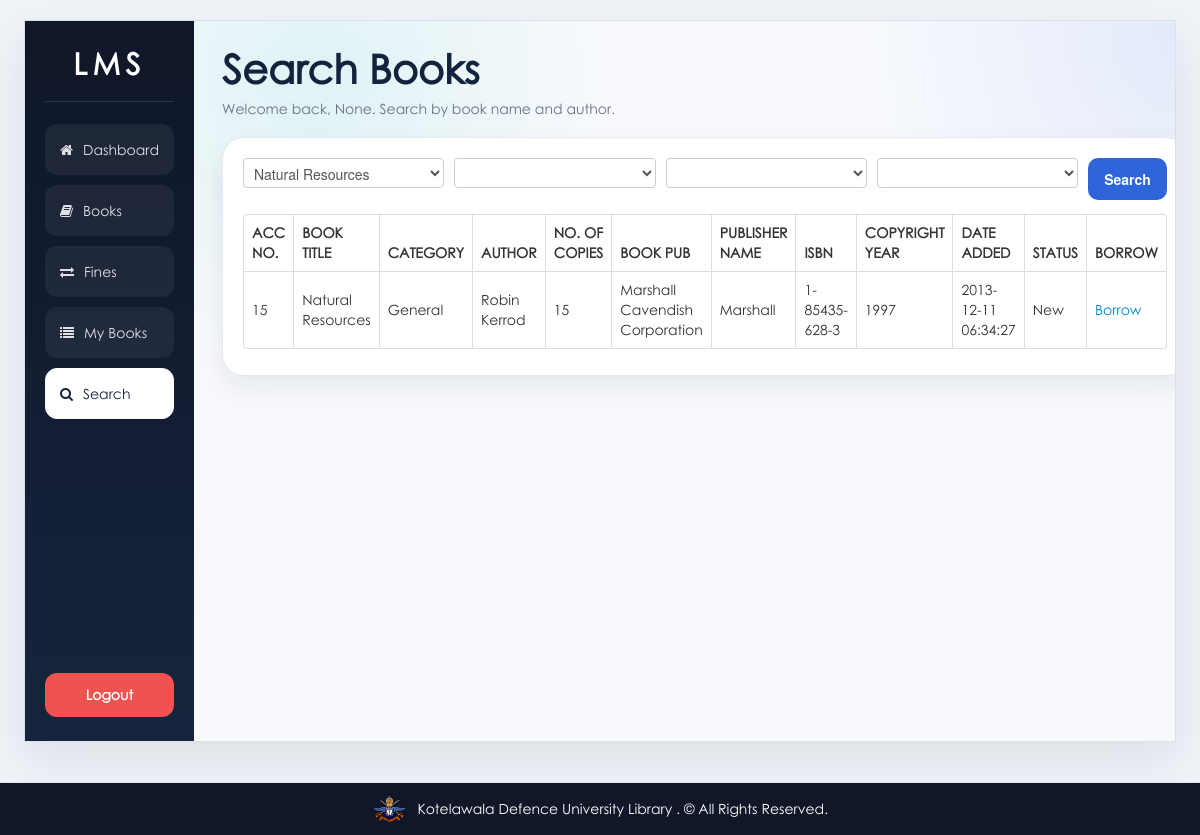
/student/advance_search.php?title=Natural Resources (signed in), run on the app's committed database.
### tables this page shows
CREATE TABLE IF NOT EXISTS `book` (
  `book_id` int(11) NOT NULL AUTO_INCREMENT,
  `book_title` varchar(100) NOT NULL,
  `category_id` int(50) NOT NULL,
  `author` varchar(50) NOT NULL,
  `book_copies` int(11) NOT NULL,
  `book_pub` varchar(100) NOT NULL,
  `publisher_name` varchar(100) NOT NULL,
  `isbn` varchar(50) NOT NULL,
  `copyright_year` int(11) NOT NULL,
  `date_receive` varchar(20) NOT NULL,
  `date_added` datetime NOT NULL,
  `status` varchar(30) NOT NULL,
  PRIMARY KEY (`book_id`)
);

CREATE TABLE IF NOT EXISTS `category` (
  `category_id` int(11) NOT NULL AUTO_INCREMENT,
  `classname` varchar(50) DEFAULT NULL,
  PRIMARY KEY (`category_id`),
  UNIQUE KEY `category_id` (`category_id`),
  KEY `classid` (`category_id`)
);

### student/advance_search.php (the view, shortened to what this page needs)
<?php include('header.php'); ?>
<?php include('session.php'); ?>
<?php include('dbcon.php'); ?>
<?php
$title = isset($_REQUEST['title']) ? trim($_REQUEST['title']) : '';
$author = isset($_REQUEST['author']) ? trim($_REQUEST['author']) : '';
$category = isset($_REQUEST['category']) ? trim($_REQUEST['category']) : '';
$status = isset($_REQUEST['status']) ? trim($_REQUEST['status']) : '';
$title_esc = mysqli_real_escape_string($con, $title);
$conditions = array("1=1");
if ($title !== '') {
	$conditions[] = "b.book_title LIKE '%$title_esc%'";
}
$search_where = implode(' AND ', $conditions);
$author_options = array();
$title_options = array();
$category_options = array();
$status_options = array();
$title_q = mysqli_query($con, "SELECT DISTINCT book_title FROM book WHERE book_title <> '' ORDER BY book_title ASC") or die(mysqli_error($con));
while ($r = mysqli_fetch_assoc($title_q)) {
	$title_options[] = $r['book_title'];
}
$author_q = mysqli_query($con, "SELECT DISTINCT author FROM book WHERE author <> '' ORDER BY author ASC") or die(mysqli_error($con));
while ($r = mysqli_fetch_assoc($author_q)) {
	$author_options[] = $r['author'];
}
$category_q = mysqli_query($con, "SELECT DISTINCT classname FROM category WHERE classname <> '' ORDER BY classname ASC") or die(mysqli_error($con));
while ($r = mysqli_fetch_assoc($category_q)) {
	$category_options[] = $r['classname'];
}
$status_q = mysqli_query($con, "SELECT DISTINCT status FROM book WHERE status <> '' ORDER BY status ASC") or die(mysqli_error($con));
while ($r = mysqli_fetch_assoc($status_q)) {
	$status_options[] = $r['status'];
}
$account_name = 'Account';
$account_query = mysqli_query($con, "SELECT username, firstname, lastname FROM students WHERE student_id='" . (int)$session_id . "' LIMIT 1") or die(mysqli_error($con));
$account_row = mysqli_fetch_assoc($account_query);
if ($account_row) {
	$account_name = trim($account_row['username']);
	if ($account_name === '') {
		$account_name = trim($account_row['firstname'] . ' ' . $account_row['lastname']);
	}
}
if (isset($_SESSION['username']) && trim($_SESSION['username']) !== '') {
	$account_name = trim($_SESSION['username']);
}
?>
<div class="container dashboard-shell">
	<div class="dashboard-panel">
		<div class="dashboard-sidebar">
			<div class="dashboard-brand">LMS</div>
			<ul class="dashboard-nav">
				<li><a href="dashboard.php"><i class="icon-home"></i> Dashboard</a></li>
				<li><a href="books.php"><i class="icon-book"></i> Books</a></li>
				<li><a href="fines.php"><i class="icon-exchange"></i> Fines</a></li>
				<li><a href="my_books.php"><i class="icon-list"></i> My Books</a></li>
				<li><a class="active" href="advance_search.php"><i class="icon-search"></i> Search</a></li>
			</ul>
			<div class="sidebar-footer">
				<a class="logout-btn" href="#logout" data-toggle="modal">Logout</a>
			</div>
		</div>
		<div class="dashboard-content">
			<div class="dashboard-hero">
				<h2>Search Books</h2>
				<p>Welcome back, <?php echo htmlspecialchars($account_name); ?>. Search by book name and author.</p>
			</div>
			<div class="search-card">
				<form method="get" action="advance_search.php" class="search-row">
					<select name="title" id="title" class="search-select" data-placeholder="Book Name">
						<?php foreach ($title_options as $option) { ?>
							<option value="<?php echo htmlspecialchars($option); ?>" <?php echo $title === $option ? 'selected' : ''; ?>><?php echo htmlspecialchars($option); ?></option>
						<?php } ?>
					</select>
					<select name="author" id="author" class="search-select" data-placeholder="Author Name">
						<option value=""></option>
						<?php foreach ($author_options as $option) { ?>
							<option value="<?php echo htmlspecialchars($option); ?>" <?php echo $author === $option ? 'selected' : ''; ?>><?php echo htmlspecialchars($option); ?></option>
						<?php } ?>
					</select>
					<select name="category" id="category" class="search-select" data-placeholder="Category">
						<option value=""></option>
						<?php foreach ($category_options as $option) { ?>
							<option value="<?php echo htmlspecialchars($option); ?>" <?php echo $category === $option ? 'selected' : ''; ?>><?php echo htmlspecialchars($option); ?></option>
						<?php } ?>
					</select>
					<select name="status" id="status" class="search-select" data-placeholder="Status">
						<option value=""></option>
						<?php foreach ($status_options as $option) { ?>
							<option value="<?php echo htmlspecialchars($option); ?>" <?php echo $status === $option ? 'selected' : ''; ?>><?php echo htmlspecialchars($option); ?></option>
						<?php } ?>
					</select>
					<button type="submit">Search</button>
				</form>
				<div class="table-wrap">
					<table cellpadding="0" cellspacing="0" border="0" class="table table-bordered" id="booksResultTable">
						<thead>
							<tr>
								<th>Acc No.</th>
								<th>Book Title</th>
								<th>Category</th>
								<th>Author</th>
								<th>No. of Copies</th>
								<th>Book Pub</th>
								<th>Publisher Name</th>
								<th>ISBN</th>
								<th>Copyright Year</th>
								<th>Date Added</th>
								<th>Status</th>
								<th>Borrow</th>
							</tr>
						</thead>
						<tbody>
							<?php
							$user_query = mysqli_query($con, "
								SELECT b.*, c.classname
								FROM book b
								LEFT JOIN category c ON b.category_id = c.category_id
								WHERE $search_where
								ORDER BY b.book_title ASC
							") or die(mysqli_error($con));
							while ($row = mysqli_fetch_array($user_query)) {
							?>
							<tr>
								<td><?php echo $row['book_id']; ?></td>
								<td><?php echo $row['book_title']; ?></td>
								<td><?php echo $row['classname']; ?></td>
								<td><?php echo $row['author']; ?></td>
								<td><?php echo (int) $row['book_copies']; ?></td>
								<td><?php echo $row['book_pub']; ?></td>
								<td><?php echo $row['publisher_name']; ?></td>
								<td><?php echo $row['isbn']; ?></td>
								<td><?php echo $row['copyright_year']; ?></td>
								<td><?php echo $row['date_added']; ?></td>
								<td><?php echo $row['status']; ?></td>
								<td>
									<?php if ((int)$row['book_copies'] > 0) { ?>
										<a href="borrow.php" class="btn-default">Borrow</a>
									<?php } else { ?>
										<span style="opacity:0.6;">Unavailable</span>
									<?php } ?>
								</td>
							</tr>
							<?php } ?>
						</tbody>
					</table>
				</div>
			</div>
		</div>
	</div>
</div>
<link rel="stylesheet" href="https://cdnjs.cloudflare.com/ajax/libs/select2/3.5.4/select2.min.css">
<?php include('footer.php') ?>

### css/docs.css (style rules this page uses)
body { font-family:'TR Century Gothic',Helvetica,Arial,sans-serif !important; }
th { text-transform:uppercase; }
body { background: url(../img/grid_noise.png); position: relative; }

### css/print.css (style rules this page uses)
th { text-align:left; }
td { text-align:left; border-top:1px solid; padding:2px; }
body { font-family:arial; font-size:13px; }

### student/advance_search.php (style rules this page uses)
body { background: #eff3f8; }
.dashboard-shell { width: 96%; max-width: 1600px; margin-top: 20px; }
.dashboard-panel { display: flex; min-height: 720px; background: #f7f9fd; border: 1px solid #d8e0ea; box-shadow: 0 18px 40px rgba(22, 31, 60, 0.08); overflow: hidden; }
.dashboard-sidebar { width: 300px; background: linear-gradient(180deg, #0f1728 0%, #16243d 100%); color: #fff; padding: 28px 20px 24px; box-sizing: border-box; display: flex; flex-direction: column; }
.dashboard-brand { font-size: 30px; line-height: 1; font-weight: 700; letter-spacing: 0.18em; text-align: center; padding-bottom: 22px; margin-bottom: 22px; border-bottom: 1px solid rgba(255, 255, 255, 0.12); }
.dashboard-nav { list-style: none; margin: 0; padding: 0; }
.dashboard-nav li { margin-bottom: 10px; }
.dashboard-nav a { display: flex; align-items: center; gap: 10px; padding: 12px 14px; border-radius: 12px; text-decoration: none; color: rgba(255, 255, 255, 0.86); background: rgba(255, 255, 255, 0.06); border: 1px solid transparent; }
.dashboard-nav a:hover, .dashboard-nav a.active { background: #ffffff; color: #13233d; border-color: #ffffff; }
.sidebar-footer { margin-top: auto; padding-top: 20px; }
.sidebar-footer .logout-btn { display: block; text-align: center; padding: 12px 14px; border-radius: 12px; background: #ef5350; color: #fff; text-decoration: none; font-weight: 700; }
.dashboard-content { flex: 1; padding: 28px; box-sizing: border-box; background: radial-gradient(circle at top right, rgba(63, 111, 217, 0.12), transparent 28%), radial-gradient(circle at 12% 8%, rgba(20, 184, 166, 0.10), transparent 26%), #f7f9fd; }
.dashboard-hero h2 { margin: 0; font-size: 40px; color: #13233d; }
.dashboard-hero p { margin: 10px 0 18px; color: #687287; }
.search-card { background: #fff; border-radius: 22px; border: 1px solid #e4e8f0; box-shadow: 0 12px 28px rgba(16, 24, 40, 0.08); padding: 20px; }
.search-row { display: grid; grid-template-columns: 1fr 1fr 1fr 1fr auto; gap: 10px; margin-bottom: 14px; }
.search-row .search-select { width: 100%; }
.search-row button { border: none; border-radius: 10px; padding: 11px 16px; background: #2e65d9; color: #fff; font-weight: 700; }
.table-wrap { overflow-x: auto; }
.table th, .table td { vertical-align: middle; }

### data on the page
book: book_id "15", book_title "Natural Resources", category.classname "General", author "Robin Kerrod", book_copies "15", book_pub "Marshall Cavendish Corporation", publisher_name "Marshall", isbn "1-85435-628-3", copyright_year "1997", date_added "2013-12-11 06:34:27", status "New", shows "Borrow"

### other printed values
$account_name "None"
form field title "Natural Resources"
